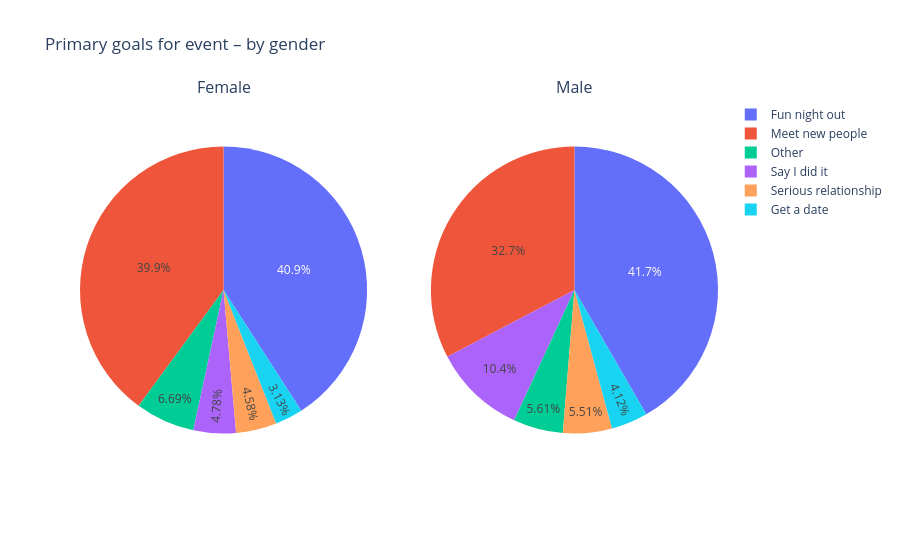

The notebook cell this image was saved under:
### Code cell
# Assign the real name to the goal labels 
goal_labels = df_goal_gender.index.map({
    1: "Fun night out",
    2: "Meet new people",
    3: "Say I did it",
    4: "Get a date",
    5: "Other",
    6: "Serious relationship"
})

# Configure the subplots as pie charts
fig = make_subplots(rows=1, cols=2, specs=[[{'type':'domain'}, {'type':'domain'}]],
                    subplot_titles=['Female', 'Male'])

fig.add_trace(
    go.Pie(
        labels=goal_labels,
        values=df_goal_gender['Female'],
        name="Female"
    ),
    row=1, col=1
)

fig.add_trace(
    go.Pie(
        labels=goal_labels,
        values=df_goal_gender['Male'],
        name="Male"
    ),
    row=1, col=2
)

fig.update_layout(
    title_text="Primary goals for event – by gender"
)

fig.show()

### Figure 1 — Plotly figure (JSON) as saved in the notebook; plotly's stock layout.template omitted (floating-point values rounded to 4 significant figures)
{"data": [{"domain": {"x": [0, 0.45], "y": [0, 1]}, "labels": ["Fun night out", "Meet new people", "Say I did it", "Get a date", "Other", "Serious relationship"], "name": "Female", "type": "pie", "values": [1687, 1647, 197, 129, 276, 189]}, {"domain": {"x": [0.55, 1], "y": [0, 1]}, "labels": ["Fun night out", "Meet new people", "Say I did it", "Get a date", "Other", "Serious relationship"], "name": "Male", "type": "pie", "values": [1739, 1365, 434, 172, 234, 230]}], "layout": {"annotations": [{"font": {"size": 16}, "showarrow": false, "text": "Female", "x": 0.225, "xanchor": "center", "xref": "paper", "y": 1, "yanchor": "bottom", "yref": "paper"}, {"font": {"size": 16}, "showarrow": false, "text": "Male", "x": 0.775, "xanchor": "center", "xref": "paper", "y": 1, "yanchor": "bottom", "yref": "paper"}], "title": {"text": "Primary goals for event – by gender"}}}
